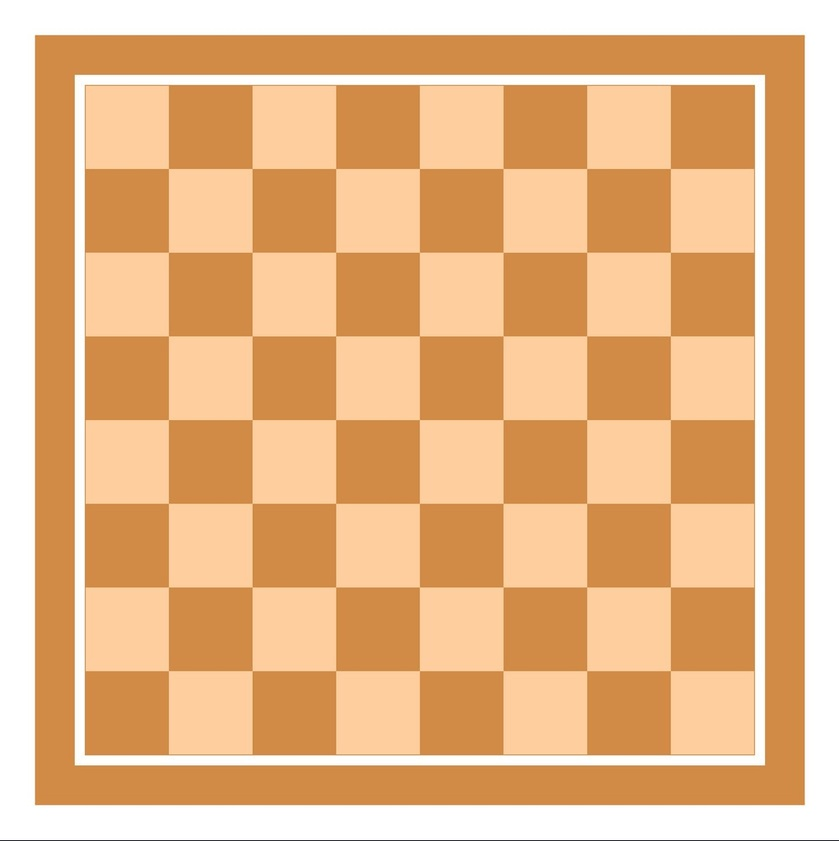
#> input picture flat-chess.jpg, 839 x 841 px, shrunk from 999 x 1001 before the run
$ jupyter execute corner-detection.ipynb   (shell and % lines are left out)
#> lines starting #> are read from the running program, lines starting #| are printed output that depends on the picture
### Corner Detection

- Harris Corner Detection
- Shi-Tomashi corner Detection

[cell 1]
import cv2
import numpy as np
import matplotlib.pyplot as plt

[cell 2]
flat_chess = cv2.imread('flat-chess.jpg')
#> flat_chess is the input picture: shape (841, 839, 3); mean B, G, R 134.2, 182.8, 231.6
flat_chess = cv2.cvtColor(flat_chess,cv2.COLOR_BGR2RGB)

[cell 3]
plt.imshow(flat_chess)

[cell 4]
gray_flat_chess = cv2.cvtColor(flat_chess,cv2.COLOR_RGB2GRAY)
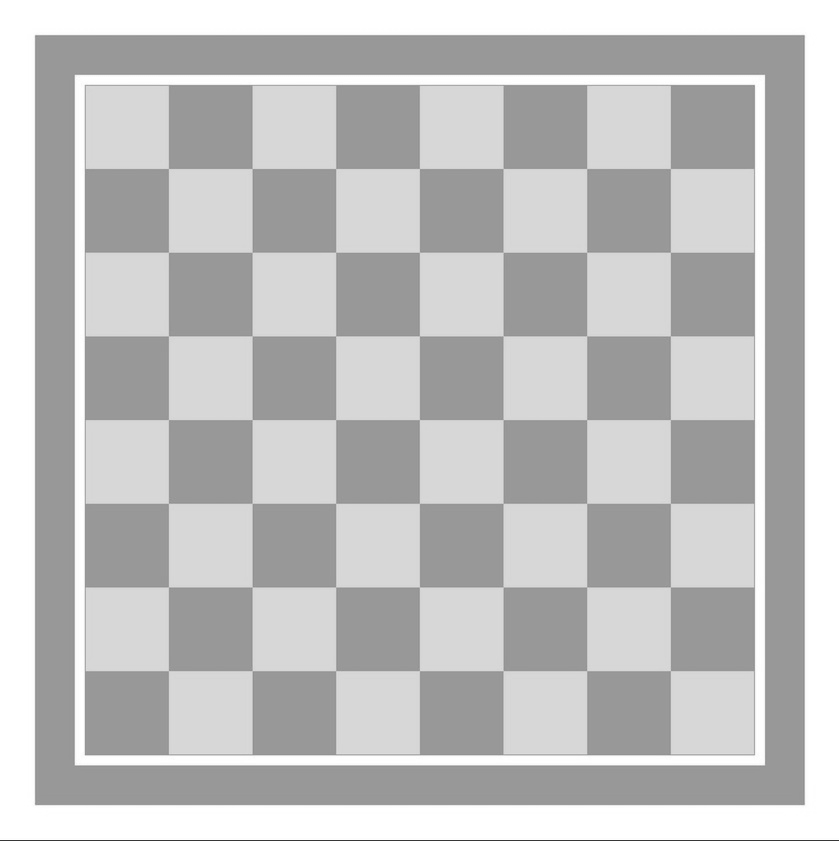
#> gray_flat_chess: shape (841, 839); min 55, max 255, mean 191.9

[cell 5]
plt.imshow(gray_flat_chess,cmap='gray')

[cell 6]
real_chess = cv2.imread('real-chess-board.jpg')
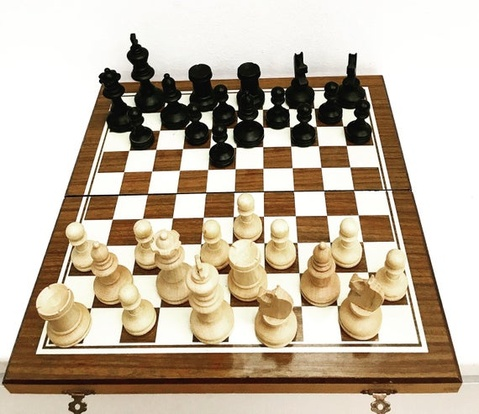
#> input picture real-chess-board.jpg, 479 x 414 px, shrunk from 570 x 493 before the run
#> real_chess is the input picture: shape (414, 479, 3); mean B, G, R 161.9, 180.2, 194
real_chess = cv2.cvtColor(real_chess,cv2.COLOR_BGR2RGB)

[cell 7]
plt.imshow(real_chess)

[cell 8]
gray_real_chess = cv2.cvtColor(real_chess,cv2.COLOR_RGB2GRAY)
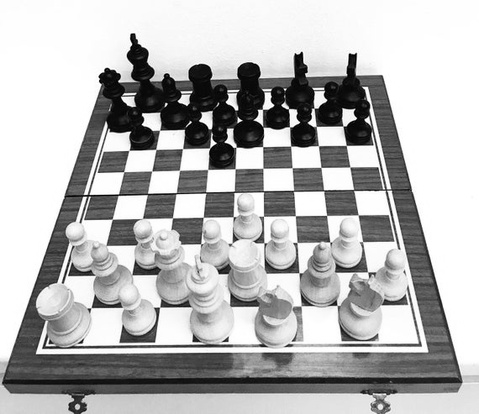
#> gray_real_chess: shape (414, 479); min 0, max 255, mean 182.2
plt.imshow(gray_real_chess,cmap='gray')

### Harris Corner Detection Algorithm

[cell 9]
gray = np.float32(gray_flat_chess)

[cell 10]
dst = cv2.cornerHarris(src = gray,blockSize = 2, ksize = 3, k = 0.04)
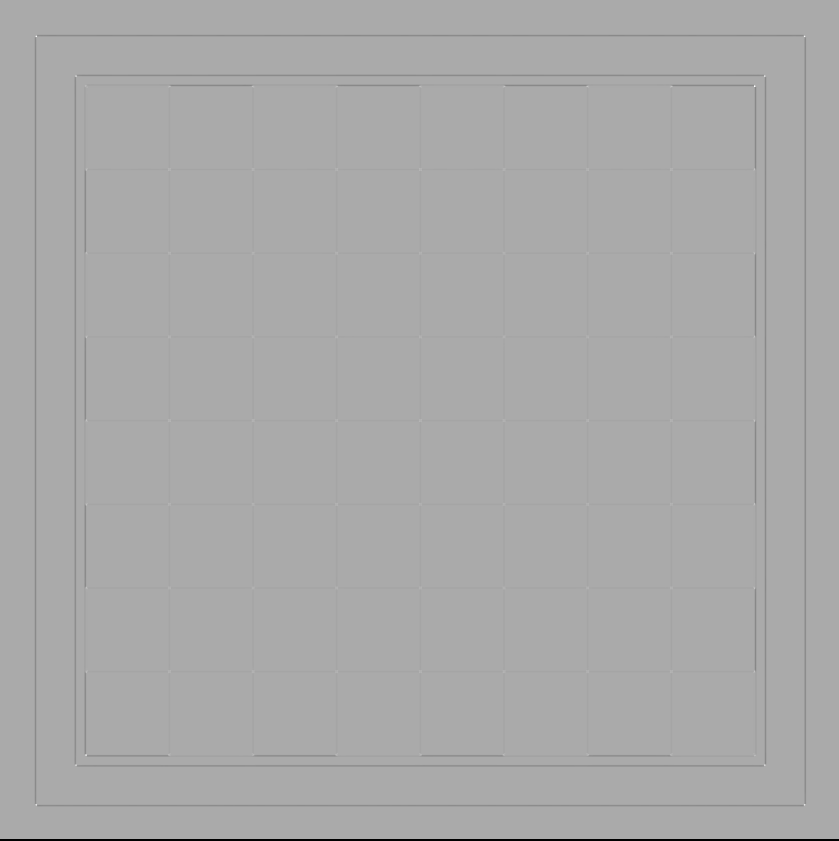
#> dst: shape (841, 839) float32; min -15062160, max 7467357.5, mean -88756.9; drawn with min black and max white

[cell 11]
dst = cv2.dilate(dst,None)

[cell 12]
flat_chess[dst>0.01*dst.max()]= [0,0,0]
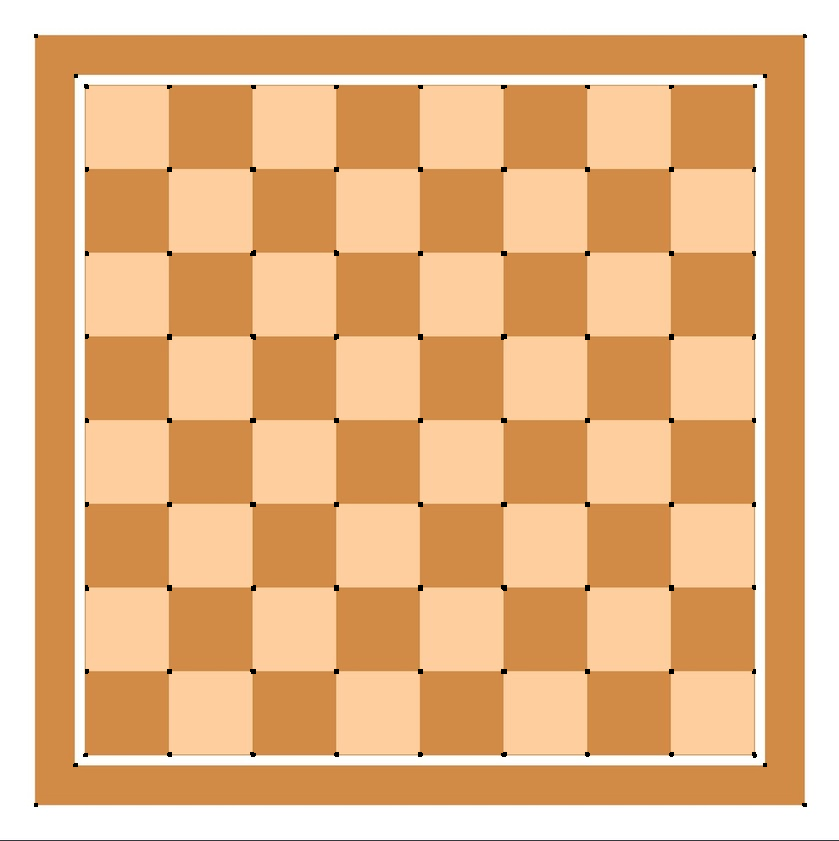
#> flat_chess: shape (841, 839, 3); mean R, G, B 230.9, 182.3, 133.9

[cell 13]
plt.imshow(flat_chess)

[cell 14]
# for real chess board
gray_c = np.float32(gray_real_chess)

[cell 15]
d = cv2.cornerHarris(src = gray_c,blockSize =2, ksize = 3, k = 0.04)
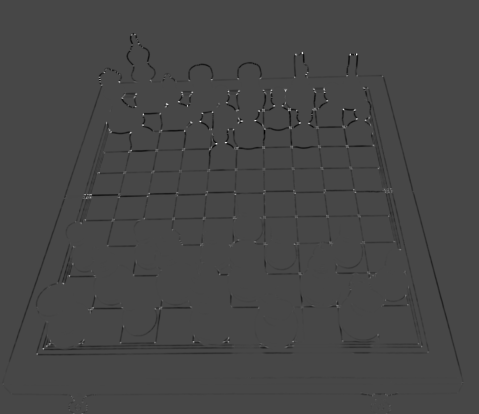
#> d: shape (414, 479) float32; min -101779360, max 262524464, mean -1259906.2; drawn with min black and max white

[cell 16]
d = cv2.dilate(d,None)
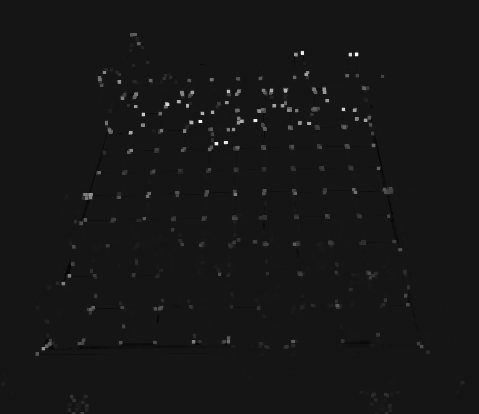
#> d: shape (414, 479) float32; min -24654634, max 262524464, mean 1391055.5; drawn with min black and max white

[cell 17]
real_chess[d>0.01*d.max()] = [255,0,0]
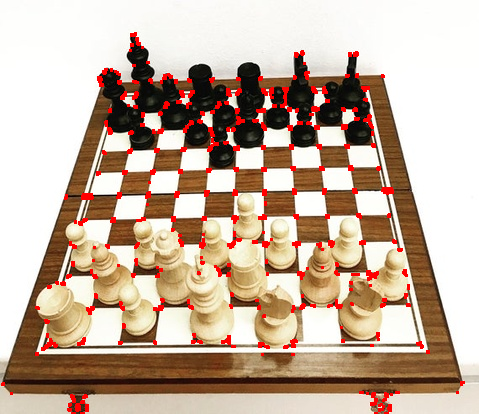
#> real_chess: shape (414, 479, 3); mean R, G, B 197.8, 175.1, 157.6

[cell 18]
plt.imshow(real_chess)

### Shi-Tomasi Algorithm

[cell 19]
## getting all image data

real_chess = cv2.imread('real-chess-board.jpg')
real_chess = cv2.cvtColor(real_chess,cv2.COLOR_BGR2RGB)

flat_chess = cv2.imread('flat-chess.jpg')
flat_chess = cv2.cvtColor(flat_chess,cv2.COLOR_BGR2RGB)

gray_real_chess = cv2.cvtColor(real_chess,cv2.COLOR_RGB2GRAY)
gray_flat_chess = cv2.cvtColor(flat_chess,cv2.COLOR_RGB2GRAY)

[cell 20]
flat_chess_corners = cv2.goodFeaturesToTrack(gray_flat_chess,55,0.01,10)
#> flat_chess_corners = 55 rows, first 8: [85, 754], [75, 764], [754, 85], [803, 36], [36, 36], [764, 75], [75, 75], [764, 764]

[cell 21]
flat_chess_corners = np.int0(flat_chess_corners)

[cell 22]
for i in flat_chess_corners:
    x,y = i.ravel()
    cv2.circle(flat_chess,(x,y),10,(255,0,0),-1)
#> this loop made 55 passes
#> (x, y) on passes 1 to 12: (85, 754), (75, 764), (754, 85), (803, 36), (36, 36), (764, 75), (75, 75), (764, 764), (35, 804), (803, 804), (671, 86), (586, 86)
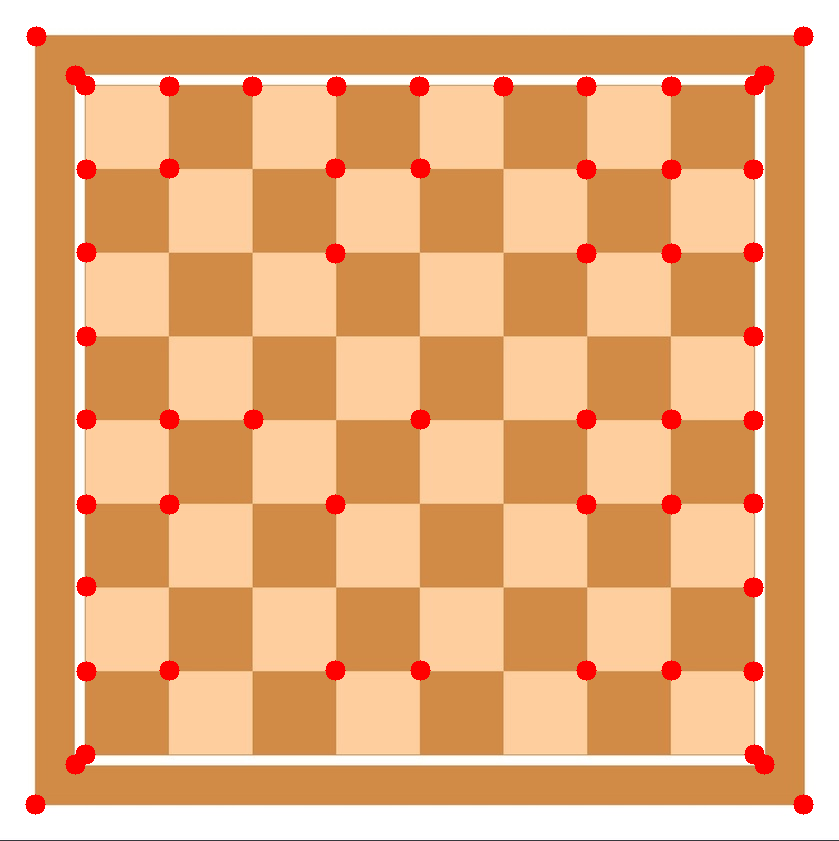
#> flat_chess: shape (841, 839, 3); mean R, G, B 232.2, 178.2, 130.7

[cell 23]
plt.imshow(flat_chess)

[cell 24]
# for real chess board

real_chess_corners = cv2.goodFeaturesToTrack(gray_real_chess,64,0.01,10)
#> real_chess_corners = 64 rows, first 8: [343, 109], [215, 143], [299, 122], [301, 52], [119, 81], [258, 110], [166, 103], [323, 88]

[cell 25]
real_chess_corners  = np.int0(real_chess_corners)

[cell 26]
for c in real_chess_corners:
    x,y = c.ravel()
    cv2.circle(real_chess,(x,y),4,(255,0,0),-1)
#> this loop made 64 passes
#> (x, y) on passes 1 to 12: (343, 109), (215, 143), (299, 122), (301, 52), (119, 81), (258, 110), (166, 103), (323, 88), (202, 113), (285, 89), (142, 124), (241, 120)
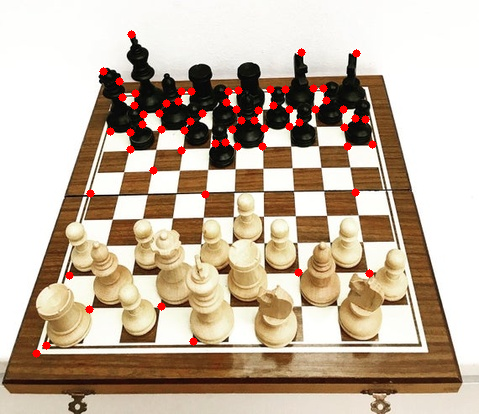
#> real_chess: shape (414, 479, 3); mean R, G, B 196, 178.3, 160.2
